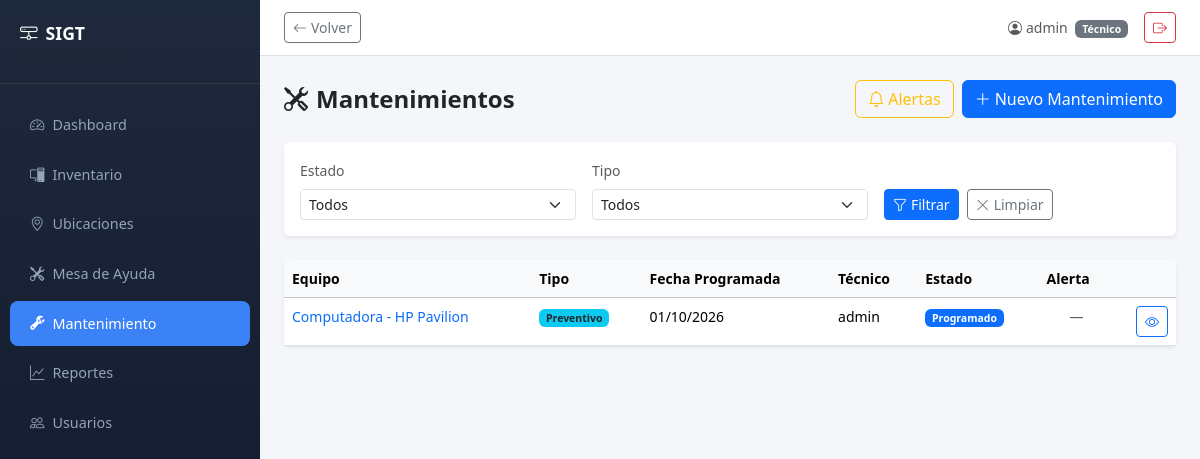
Before: /mantenimiento/ (signed in) with the older database file.
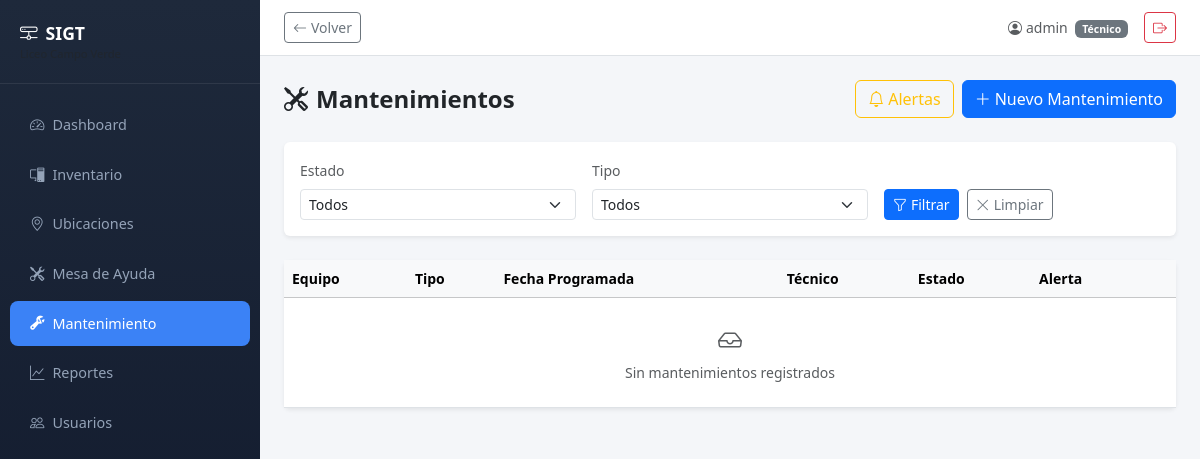
After: the same page with the newer database file.
### mantenimiento/models.py (models this page shows, shortened)
class Mantenimiento(models.Model):
    TIPO_CHOICES = [
        ('preventivo', 'Preventivo'),
        ('correctivo', 'Correctivo'),
    ]
    ESTADO_CHOICES = [
        ('programado', 'Programado'),
        ('en_proceso', 'En Proceso'),
        ('completado', 'Completado'),
        ('cancelado', 'Cancelado'),
    ]
    equipo = models.ForeignKey(
        'inventario.Equipo', on_delete=models.CASCADE, related_name='mantenimientos'
    )
    tipo = models.CharField(max_length=15, choices=TIPO_CHOICES)
    fecha_programada = models.DateField()
    fecha_realizada = models.DateField(null=True, blank=True)
    tecnico = models.ForeignKey(
        settings.AUTH_USER_MODEL, on_delete=models.SET_NULL,
        null=True, related_name='mantenimientos_asignados'
    )
    observaciones = models.TextField(blank=True)
    estado = models.CharField(max_length=15, choices=ESTADO_CHOICES, default='programado')
    historial = models.TextField(blank=True, help_text='Registro de pasos realizados')
    class Meta:
        ordering = ['fecha_programada']
        permissions = [
            ('puede_programar_mantenimiento', 'Puede programar mantenimientos'),
        ]
    @property
    def proximo_a_vencer(self):
        from django.utils import timezone
        from datetime import timedelta
        if self.estado == 'programado':
            diff = self.fecha_programada - timezone.now().date()
            return diff.days <= 3
        return False

### inventario/models.py (models this page shows)
class Equipo(models.Model):
    TIPO_CHOICES = [
        ('computadora', 'Computadora'),
        ('laptop', 'Laptop'),
        ('proyector', 'Proyector'),
        ('impresora', 'Impresora'),
        ('access_point', 'Access Point'),
        ('switch', 'Switch'),
        ('otro', 'Otro (especificar)'),
    ]
    ESTADO_CHOICES = [
        ('activo', 'Activo'),
        ('mantenimiento', 'En Mantenimiento'),
        ('baja', 'Dado de Baja'),
    ]
    tipo = models.CharField(max_length=20, choices=TIPO_CHOICES)
    tipo_otro = models.CharField(
        max_length=100, blank=True,
        help_text='Especifique el tipo si seleccionó "Otro"'
    )
    aula = models.CharField(
        max_length=10, blank=True,
        help_text='Aula dentro de la ubicación. Ej: 01, 05, 13'
    )
    procesador = models.CharField(max_length=100, blank=True, verbose_name='Procesador')
    ram = models.CharField(max_length=50, blank=True, verbose_name='Memoria RAM')
    so = models.CharField(max_length=100, blank=True, verbose_name='Sistema operativo')
    almacenamiento = models.CharField(max_length=50, blank=True, verbose_name='Almacenamiento')
    valor = models.DecimalField(
        max_digits=12, decimal_places=2, null=True, blank=True,
        verbose_name='Valor ($)',
        help_text='Valor económico del equipo (no obligatorio)'
    )
    marca = models.CharField(max_length=100)
    modelo = models.CharField(max_length=100)
    numero_serie = models.CharField(max_length=100, unique=True)
    direccion_ip = models.GenericIPAddressField(blank=True, null=True)
    ubicacion = models.ForeignKey(Ubicacion, on_delete=models.PROTECT, related_name='equipos')
    responsable = models.CharField(max_length=150, blank=True)
    estado = models.CharField(max_length=20, choices=ESTADO_CHOICES, default='activo')
    fecha_registro = models.DateField(auto_now_add=True)
    observaciones = models.TextField(blank=True)
    historical = HistoricalRecords()
    class Meta:
        ordering = ['-fecha_registro']
        permissions = [
            ('puede_asignar_equipo', 'Puede asignar equipo a responsable'),
        ]
    def __str__(self):
        return f'{self.tipo_display} - {self.marca} {self.modelo}'
    @property
    def tipo_display(self):
        if self.tipo == 'otro' and self.tipo_otro:
            return self.tipo_otro
        return self.get_tipo_display()

### usuarios/models.py (models this page shows, shortened)
class User(AbstractUser):
    ROL_CHOICES = [
        ('admin', 'Administrador'),
        ('tecnico', 'Técnico'),
    ]
    rol = models.CharField(max_length=10, choices=ROL_CHOICES, default='tecnico')
    telefono = models.CharField(max_length=20, blank=True)
    class Meta:
        verbose_name = 'usuario'
        verbose_name_plural = 'usuarios'

### mantenimiento/views.py (the view)
# urls.py: path('', views.MantenimientoListView.as_view(), name='lista'),
class MantenimientoListView(LoginRequiredMixin, ListView):
    model = Mantenimiento
    template_name = 'mantenimiento/mantenimiento_list.html'
    context_object_name = 'mantenimientos'
    paginate_by = 20
    def get_queryset(self):
        qs = super().get_queryset()
        estado = self.request.GET.get('estado', '')
        tipo = self.request.GET.get('tipo', '')
        if estado:
            qs = qs.filter(estado=estado)
        if tipo:
            qs = qs.filter(tipo=tipo)
        return qs.select_related('equipo', 'tecnico').all()
    def get_context_data(self, **kwargs):
        context = super().get_context_data(**kwargs)
        context['estado_choices'] = Mantenimiento.ESTADO_CHOICES
        context['tipo_choices'] = Mantenimiento.TIPO_CHOICES
        context['filtro_estado'] = self.request.GET.get('estado', '')
        context['filtro_tipo'] = self.request.GET.get('tipo', '')
        return context

### mantenimiento/templates/mantenimiento/mantenimiento_list.html (shortened to what the changed rows need)
{% extends "base.html" %}
{% block content %}
<div class="card border-0 shadow-sm">
    <div class="card-body p-0">
        <div class="table-responsive">
            <table class="table table-hover mb-0 small">
                <thead class="table-light">
                    <tr>
                        <th>Equipo</th>
                        <th>Tipo</th>
                        <th>Fecha Programada</th>
                        <th>Técnico</th>
                        <th>Estado</th>
                        <th>Alerta</th>
                        <th></th>
                    </tr>
                </thead>
                <tbody>
                    {% for m in mantenimientos %}
                    <tr {% if m.proximo_a_vencer %}class="table-warning"{% endif %}>
                        <td>
                            {% url 'inventario:detalle' m.equipo.pk as equipo_url %}
                            {% if equipo_url %}
                            <a href="{{ equipo_url }}" class="text-decoration-none">{{ m.equipo }}</a>
                            {% else %}
                            {{ m.equipo }}
                            {% endif %}
                        </td>
                        <td>
                            {% if m.tipo == 'preventivo' %}
                            <span class="badge bg-info text-dark">{{ m.get_tipo_display }}</span>
                            {% else %}
                            <span class="badge bg-warning text-dark">{{ m.get_tipo_display }}</span>
                            {% endif %}
                        </td>
                        <td>{{ m.fecha_programada|date:"d/m/Y" }}</td>
                        <td>{% if m.tecnico %}{{ m.tecnico.get_full_name|default:m.tecnico.username }}{% else %}—{% endif %}</td>
                        <td>
                            {% if m.estado == 'completado' %}
                            <span class="badge bg-success">{{ m.get_estado_display }}</span>
                            {% elif m.estado == 'en_proceso' %}
                            <span class="badge bg-warning text-dark">{{ m.get_estado_display }}</span>
                            {% elif m.estado == 'cancelado' %}
                            <span class="badge bg-secondary">{{ m.get_estado_display }}</span>
                            {% else %}
                            <span class="badge bg-primary">{{ m.get_estado_display }}</span>
                            {% endif %}
                        </td>
                        <td class="text-center">
                            {% if m.proximo_a_vencer %}
                            <i class="bi bi-exclamation-triangle-fill text-warning" title="Próximo a vencer"></i>
                            {% else %}
                            <span class="text-muted">—</span>
                            {% endif %}
                        </td>
                        <td class="text-end">
                            <a href="{% url 'mantenimiento:detalle' m.pk %}" class="btn btn-sm btn-outline-primary">
                                <i class="bi bi-eye"></i>
                            </a>
                        </td>
                    </tr>
                    {% empty %}
                    <tr>
                        <td colspan="7" class="text-center text-muted py-4">
                            <i class="bi bi-inbox fs-4 d-block mb-1"></i>Sin mantenimientos registrados
                        </td>
                    </tr>
                    {% endfor %}
                </tbody>
            </table>
        </div>
    </div>
</div>
{% endblock %}

### templates/base.html (shortened to what this page needs)
{% load static %}
<!DOCTYPE html>
<html lang="es" data-bs-theme="light">
<head>
    <link href="https://cdn.jsdelivr.net/npm/bootstrap@5.3.3/dist/css/bootstrap.min.css" rel="stylesheet">
    <link href="https://cdn.jsdelivr.net/npm/bootstrap-icons@1.11.3/font/bootstrap-icons.min.css" rel="stylesheet">
</head>
<body>
    <aside class="sidebar" id="sidebar">
        <div class="sidebar-brand">
            <i class="bi bi-hdd-network me-2"></i>SIGT
            <small class="d-block text-muted" style="font-size:0.7rem; font-weight:400;">Liceo Campo Verde</small>
        </div>
        <nav class="nav flex-column mt-3">
            {% for item in sidebar_items %}
            <a class="nav-link {% if request.path == item.url %}active{% endif %}" href="{{ item.url }}">
                <i class="bi {{ item.icon }} me-2"></i>{{ item.label }}
            </a>
            {% endfor %}
        </nav>
    </aside>
    <div class="main-content">
        <div class="topbar d-flex justify-content-between align-items-center">
            <div class="d-flex align-items-center gap-2">
                {% if user.is_authenticated %}
                <button type="button" class="btn btn-sm btn-outline-secondary" onclick="history.back()" title="Volver atrás">
                    <i class="bi bi-arrow-left me-1"></i>Volver
                </button>
                {% endif %}
            </div>
            <div class="d-flex align-items-center gap-3">
                {% if user.is_authenticated %}
                <span class="text-muted small">
                    <i class="bi bi-person-circle me-1"></i>{{ user.get_full_name|default:user.username }}
                    {% if user.rol %}<span class="badge bg-secondary ms-1">{{ user.get_rol_display }}</span>{% endif %}
                </span>
                <form method="post" action="{% url 'usuarios:logout' %}" class="d-inline">
                    <button type="submit" class="btn btn-sm btn-outline-danger">
                        <i class="bi bi-box-arrow-right"></i>
                    </button>
                </form>
                {% endif %}
            </div>
        </div>
        <div class="content-body">
            {% block content %}{% endblock %}
        </div>
    </div>
</body>
</html>

Changed rows visible on the page:
removed Mantenimiento: equipo "Computadora - HP Pavilion", tipo "Preventivo", fecha_programada "01/10/2026", tecnico.get_full_name "admin", estado "Programado"
Other visible differences:
text now shown: "Sin mantenimientos registrados"
